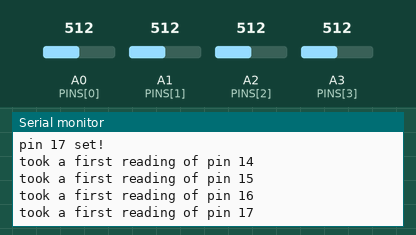
Bench run of a sketch on a simulated Arduino Uno, built with avr-gcc and run on an emulated ATmega328P. Shown: the last lines printed to the serial monitor. The inputs (shaded band) are chosen by the test bench; at power-on: A0 (PINS[0]) = 512, A1 (PINS[1]) = 512, A2 (PINS[2]) = 512, A3 (PINS[3]) = 512.

Above: at 1.3 s.
1.4 s: A0 (PINS[0]) set to 992
At 2.6 s:
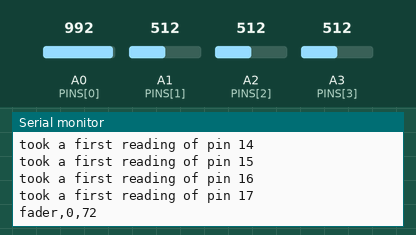
2.9 s: A1 (PINS[1]) set to 992
At 4.1 s:
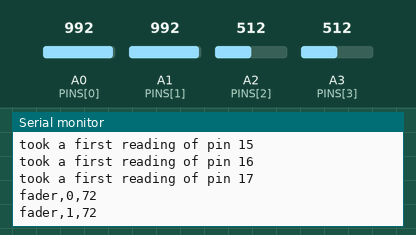
4.4 s: A2 (PINS[2]) set to 992
At 5.3 s:
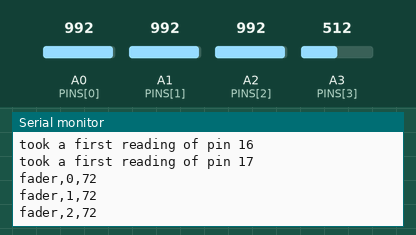
5.9 s: A3 (PINS[3]) set to 992
At 6.9 s:
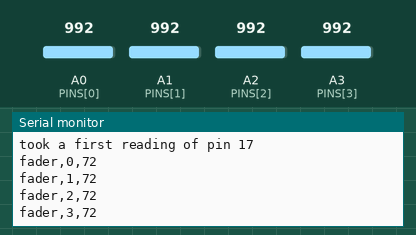
7.4 s: A0 (PINS[0]) set to 716
At 8.6 s:
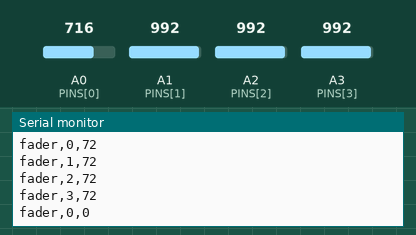
Timing chart, 0 to 9.9 s (numbered marks = the images above; inputs shaded):
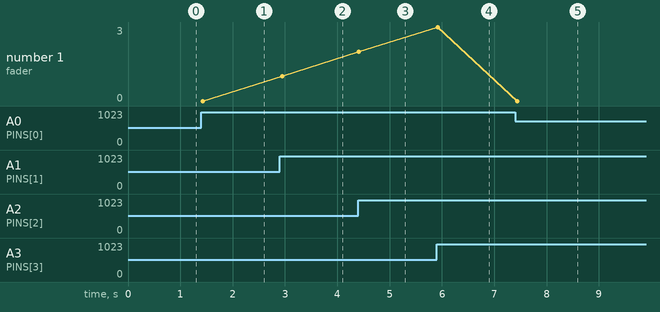

Measured:
- after the input at 1.4 s, the serial monitor: prints a new line at once (image 1)
- after the input at 2.9 s, the serial monitor: prints a new line after 0.05 s (image 2)
- after the input at 4.4 s, the serial monitor: prints a new line at once (image 3)
- after the input at 5.9 s, the serial monitor: prints a new line at once (image 4)
- after the input at 7.4 s, the serial monitor: prints a new line at once (image 5)
- plotted number 1: 0 → 1 after the input at 2.9 s, 1 → 2 after the input at 4.4 s, 2 → 3 after the input at 5.9 s, 3 → 0 after the input at 7.4 s

The sketch:

audioFader.ino
```cpp
#define PIN_POT A0

#define LOG(x) Serial.println(x)
// todo make this a function
#define arrLength(x) sizeof(x) / sizeof(x[0])

#define FADER_STEP 2

// TODO Class for each potmeter with its last read value to compare the new one against
// TODO Add timer class
// DONE TODO to fix noise look at big change in value to "wakeup" the reading
// DONE TODO When fader has moved make the noise delta lower for a while


// URGENT!!
// TODO Fix random wrong fader detection
// for example; when moving fader 0 fader 1 gets also gets registerd as "moving" while the
// read values aren't changing

// NOTE: its probably random noise?


/**
Serial packet
[Prefix],[id],[Val]

Prefix: either a button or fader
Id: the row its in
Val: pressed or de-pressed or 0-100
**/

unsigned long zeroTime;
unsigned long nowTime;
unsigned long deltaTime;

int firstRead;

int faderDelta = 3;

// all the multi pot support stuff
int PINS[] = {A0, A1, A2, A3};


int firstReads[arrLength(PINS)];
int potValues[arrLength(PINS)];
int currentReads[arrLength(PINS)];
int deltas[arrLength(PINS)];

void setup()
{

    Serial.begin(9600);
    // pinMode(PIN_POT, INPUT);

    // setup all the analog pins
    // for (int i = 0; i < sizeof(PINS) / sizeof(PINS[0]); i++)
    for (int i = 0; i < arrLength(PINS); i++)
    {
        pinMode(PINS[i], INPUT);
        Serial.println("pin " + String(PINS[i]) + " set!");

    }


    // take first reading of fader's location
    for (int i = 0; i < arrLength(firstReads); i++)
    {
        firstReads[i] = convertPot(analogRead(PINS[i]));
        Serial.println("took a first reading of pin " + String(PINS[i]));
    }

    // int firstRead = convertPot(analogRead(PIN_POT));

    // zero the timer
    zeroTime = millis();
}

void loop()
{

    for (int i = 0; i < arrLength(potValues); i++)
    {
        potValues[i] = convertPot(analogRead(PINS[i]));
        // Serial.println("took a another reading of pin " + String(PINS[i]));

    }

    // int potValue = convertPot(analogRead(PIN_POT));

    // take time measurement
    nowTime = millis();
    deltaTime = nowTime - zeroTime;
    // check time since last running the following code


    // TODO Make the 50 go down when moving the fader
    // or not?
    //doesn't really make difference?
    if(deltaTime >= 50)
    {
        // reset timer
        zeroTime = millis();

        // LOG("DID THE TIMER");

        // loop through all the pins and check if they have moved
        for (int i = 0; i < arrLength(PINS); i++)
        {
            // if(hasMoved(PINS[i]))
            if(hasMoved(i))
            {
                // String out = String(incrementStep(potValue)) + " " + String(potValue);
                // LOG(out);
                // sendSerial("fader", 0, incrementStep(potValue));
                sendSerial("fader", i, incrementStep(potValues[i]));
            }
        }
    }
}

bool hasMoved(int pinIndex)
{
    // int currentReads[pinIndex] = convertPot(analogRead(PINS[pinIndex]));
    currentReads[pinIndex] = convertPot(analogRead(PINS[pinIndex]));

    // since the firstRead - currentRead can be negative take the positive squareroot

    // int deltas[pinIndex] = pow(firstReads[pinIndex] - currentReads[pinIndex], 2);
    deltas[pinIndex] = pow(firstReads[pinIndex] - currentReads[pinIndex], 2);
    deltas[pinIndex] = sqrt(deltas[pinIndex]);
    // LOG(delta);

    // the amount the fader has to move before its registered as "MOVED"
    if (deltas[pinIndex] >= faderDelta)
    {
        // if the fader is moving set faderDelta to 1 so its more sensitive
        faderDelta = 1;

        firstReads[pinIndex] = convertPot(analogRead(PINS[pinIndex]));
        return true;
    }
    // if the fader is not moving set faderDelta back to 3 to prevent "random moving" aka noise
    faderDelta = 3;
    return false;
}


void sendSerial(String prefix, int id, int value)
{
    String out = prefix + "," + String(id) + "," + String(value);
    Serial.println(out);
}


// checks if the change in value is large enough to tell the pot has moved
// bool hasMoved(int pin)
// {
//     int currentRead = convertPot(analogRead(pin));
//     // since the firstRead - currentRead can be negative take the positive squareroot
//     int delta = pow(firstRead - currentRead, 2);
//     delta = sqrt(delta);
//     // LOG(delta);

//     // the amount the fader has to move before its registered as "MOVED"
//     if (delta >= faderDelta)
//     {
//         // if the fader is moving set faderDelta to 1 so its more sensitive
//         faderDelta = 1;

//         firstRead = convertPot(analogRead(pin));
//         return true;
//     }
//     // if the fader is not moving set faderDelta back to 3 to prevent "random moving" aka noise
//     faderDelta = 3;
//     return false;
// }

// super vies
int incrementStep(int input)
{
    // make it go to the limit of the meter
    if (input >= (100 - FADER_STEP)) return 100;
    if (input <= 0 + FADER_STEP) return 0;
    return input - input % FADER_STEP;

}

int convertPot(int input)
{
    return int((10 * pow(input / 1023.,10)) * 10);
}

// todo make this function work
// int getSize(int *array)
// {
//     // return sizeof(array) / sizeof(array[0]);
//     return (sizeof(array)/sizeof(*array));
// }
```
